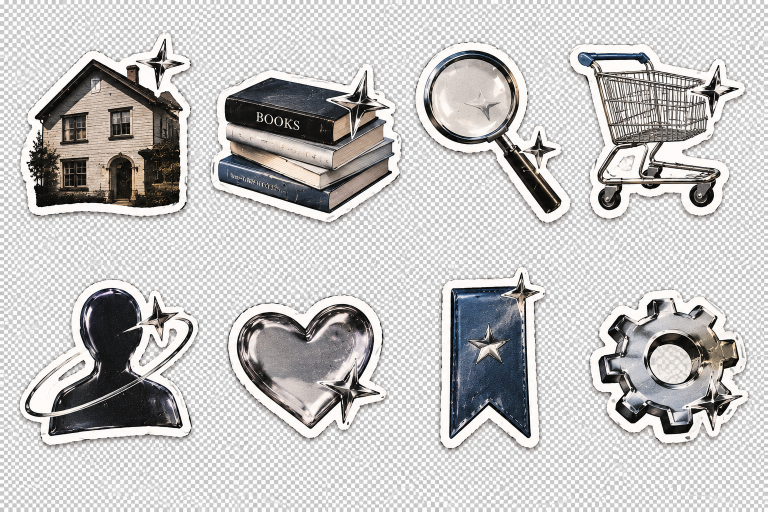
#> input picture reference/guitar_reference.png, 1536 x 1024 px, found by its file name (shown at 1/2 size)
$ python crop_boxes.py
#> lines starting #> are read from the running program, lines starting #| are printed output that depends on the picture
from PIL import Image

img = Image.open('reference/guitar_reference.png')
#> img is the input picture: PIL image 1536x1024 RGB; mean R, G, B 194.8, 193.5, 193.1
w, h = img.size
#> w = 1536; h = 1024

# The 8 stickers are laid out in 2 rows of 4:
# Row 1 (top):
# 1. House: left ~0..380, top ~40..450
# 2. Books stack: left ~390..780, top ~100..450
# 3. Magnifying glass: left ~790..1120, top ~40..450
# 4. Shopping cart: left ~1120..1520, top ~70..450

# Row 2 (bottom):
# 5. User profile bust: left ~20..420, top ~500..920
# 6. Chrome heart: left ~430..800, top ~540..900
# 7. Bookmark ribbon: left ~820..1120, top ~500..920
# 8. Chrome gear: left ~1140..1520, top ~540..900

boxes = {
    'home_house': (20, 40, 390, 450),
    'books_catalog': (390, 90, 780, 450),
    'search_magnifier': (790, 60, 1130, 450),
    'cart_trolley': (1120, 70, 1520, 450),
    'user_avatar': (30, 520, 420, 910),
    'wishlist_heart': (430, 550, 800, 900),
    'bookmark_ribbon': (830, 500, 1130, 910),
    'gear_settings': (1140, 540, 1520, 900),
}

for name, box in boxes.items():
    cropped = img.crop(box)
    cropped.save(f'reference/{name}_raw.png')
    print(f'Saved {name}_raw.png with size {cropped.size}')
#> this loop made 8 passes
#> pass 1, `cropped = img.crop(box)`:
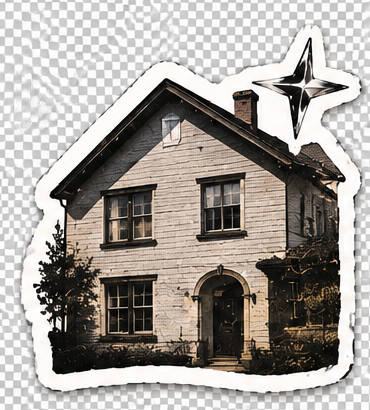
#> cropped: PIL image 370x410 RGB; mean R, G, B 164.9, 159.7, 154.9
#> pass 2, `cropped = img.crop(box)`:
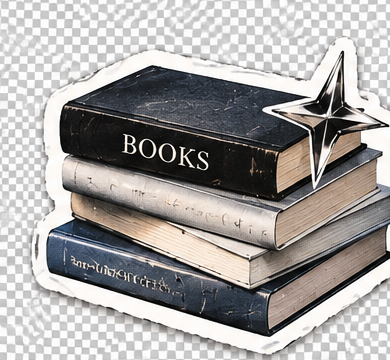
#> cropped: PIL image 390x360 RGB; mean R, G, B 165.5, 162.8, 161.6
#> pass 3, `cropped = img.crop(box)`:
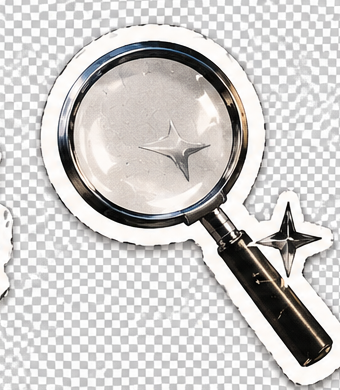
#> cropped: PIL image 340x390 RGB; mean R, G, B 204.5, 202.5, 201
#> after the loop:
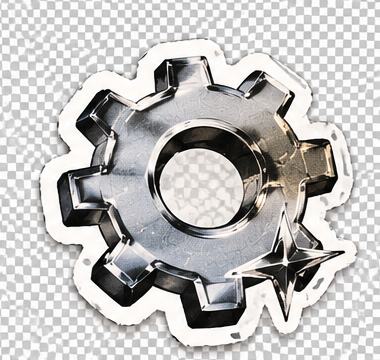
#> cropped: PIL image 380x360 RGB; mean R, G, B 192.6, 191.1, 190.3
